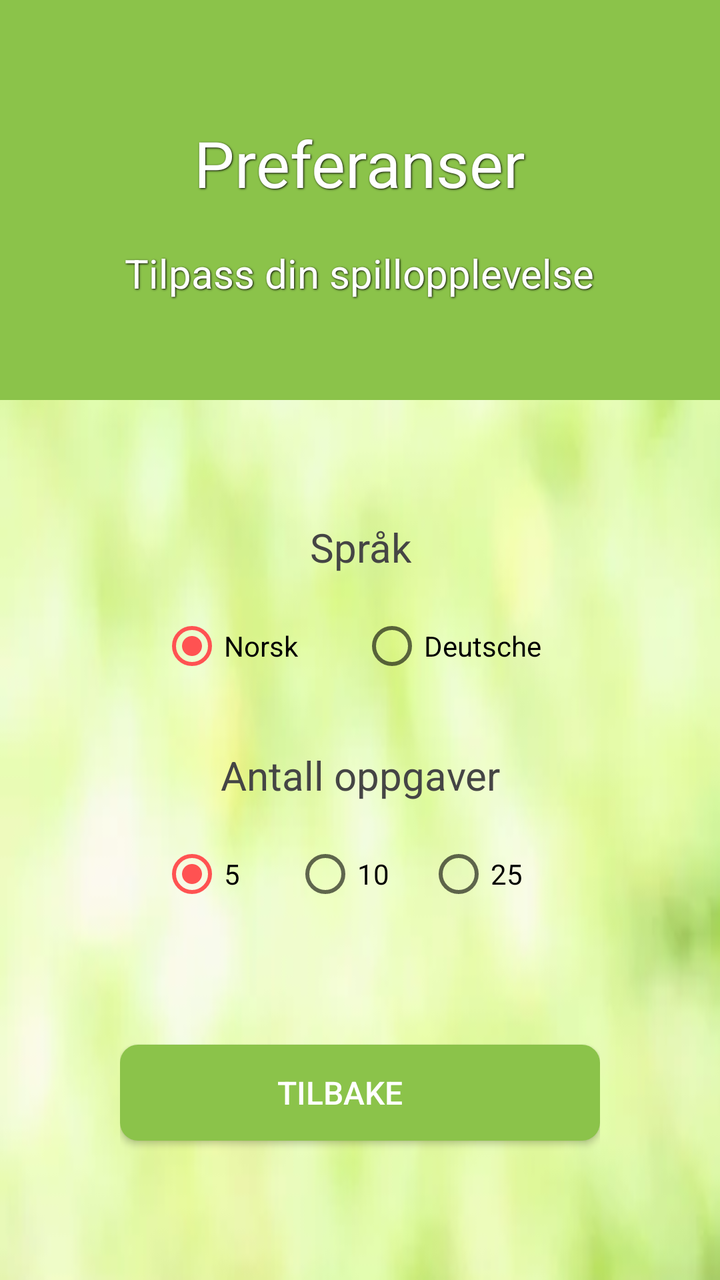
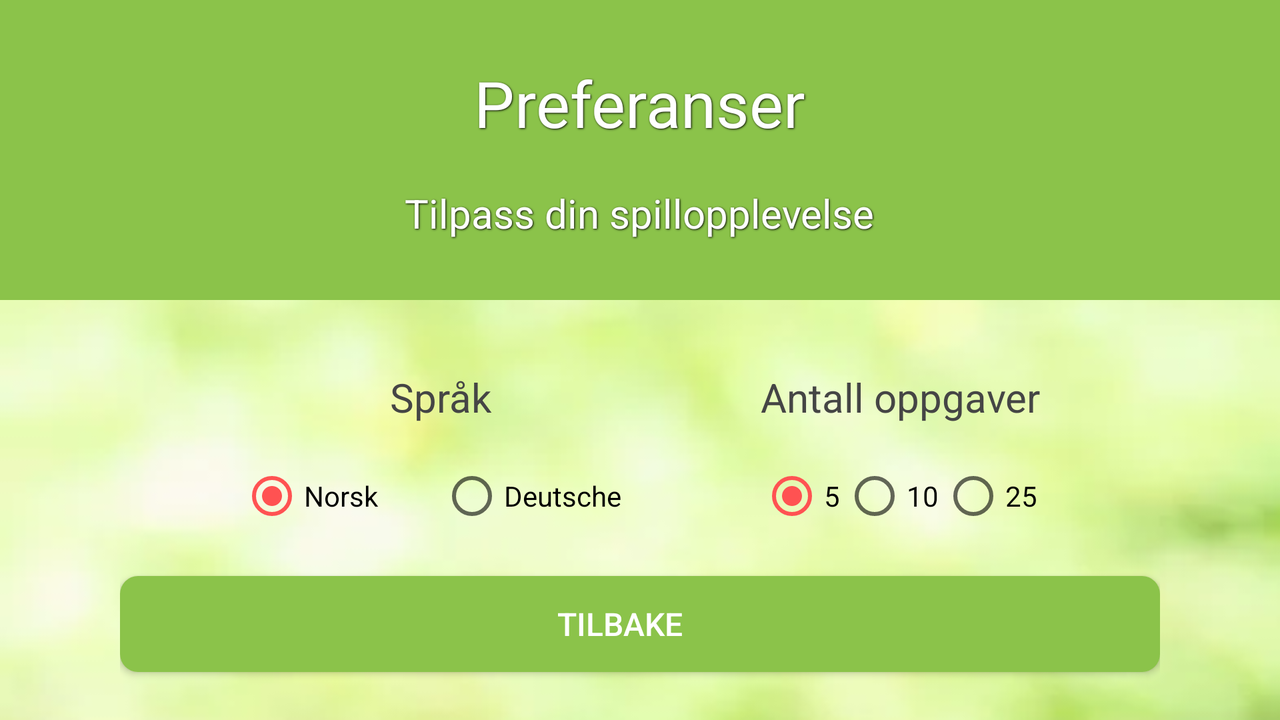

Two renders of one Android screen. The first uses the default layout on a phone; the second uses the alternative layout the repository ships for a different screen configuration, on a matching device. The two XML files are below.
<!-- AndroidManifest.xml: activity theme AppTheme.NoActionBar -->
<!-- res/layout/activity_preferanser.xml -->
<?xml version="1.0" encoding="utf-8"?>
<TableLayout
    xmlns:android="http://schemas.android.com/apk/res/android"
    xmlns:tools="http://schemas.android.com/tools"
    android:layout_width="match_parent"
    android:layout_height="match_parent"
    android:gravity="center_horizontal"
    android:background="@drawable/light_green_bg">

    <FrameLayout
        android:layout_width="match_parent"
        android:layout_height="200dp">


        <ImageView
            android:layout_width="match_parent"
            android:layout_height="match_parent"
            android:scaleType="centerCrop"
            android:background="@color/primary"/>

        <TableLayout
            android:layout_width="match_parent"
            android:layout_height="match_parent">

            <TableRow
                android:layout_width="match_parent"
                android:layout_height="match_parent"
                android:paddingTop="60dp"
                android:gravity="center_horizontal">

                <TextView
                    android:layout_width="wrap_content"
                    android:layout_height="wrap_content"
                    android:text="@string/preferanser_title"
                    android:textAlignment="center"
                    android:textSize="@dimen/text_title_size"
                    android:textColor="@color/icons"
                    android:shadowColor="#000"
                    android:shadowDx="1"
                    android:shadowDy="1"
                    android:shadowRadius="2"/>
            </TableRow>            <TableRow
                android:layout_width="match_parent"
                android:layout_height="match_parent"
                android:gravity="center_horizontal"
                android:paddingTop="20dp">

                <TextView
                    android:layout_width="wrap_content"
                    android:layout_height="wrap_content"
                    android:text="@string/preferanser_subtitle"
                    android:textAlignment="center"
                    android:textColor="@color/icons"
                    android:textSize="@dimen/text_subtitle_size"
                    android:shadowColor="#000"
                    android:shadowDx="1"
                    android:shadowDy="1"
                    android:shadowRadius="2"/>

            </TableRow>

        </TableLayout>

    </FrameLayout>

    <TableRow
        android:layout_width="match_parent"
        android:layout_height="match_parent"
        android:gravity="center"
        android:paddingTop="60dp">

        <TableLayout
            android:layout_width="wrap_content"
            android:layout_height="wrap_content"
            tools:ignore="UselessParent">

            <TableRow>

                <TextView
                    android:layout_width="wrap_content"
                    android:layout_height="wrap_content"
                    android:text="@string/preferanser_sprak"
                    android:textAlignment="center"
                    android:textColor="@color/secondary_text"
                    android:textSize="@dimen/text_subtitle_size"/>
            </TableRow>

            <TableRow
                android:paddingTop="20dp">

                <RadioGroup
                    android:layout_width="match_parent"
                    android:layout_height="wrap_content"
                    android:orientation="horizontal"
                    android:minWidth="200dp">

                    <RadioButton
                        android:id="@+id/radio_norsk"
                        android:layout_width="0dp"
                        android:layout_height="wrap_content"
                        android:layout_weight="1"
                        android:checked="true"
                        android:onClick="updateLanguage"
                        android:text="@string/preferanser_language_norsk" />

                    <RadioButton
                        android:id="@+id/radio_tysk"
                        android:layout_width="0dp"
                        android:layout_height="wrap_content"
                        android:layout_weight="1"
                        android:onClick="updateLanguage"
                        android:text="@string/preferanser_language_tysk" />
                </RadioGroup>

            </TableRow>

            <TableRow android:paddingTop="35dp">

                <TextView
                    android:layout_width="wrap_content"
                    android:layout_height="wrap_content"
                    android:text="@string/preferanser_antall_oppgaver"
                    android:textAlignment="center"
                    android:textColor="@color/secondary_text"
                    android:textSize="@dimen/text_subtitle_size"/>
            </TableRow>

            <TableRow
                android:paddingTop="20dp">

                <RadioGroup
                    android:layout_width="match_parent"
                    android:layout_height="wrap_content"
                    android:orientation="horizontal">

                    <RadioButton
                        android:id="@+id/radio_num_tasks_1"
                        android:layout_width="0dp"
                        android:layout_height="wrap_content"
                       android:layout_weight="1"
                        android:checked="true"
                        android:onClick="updateNumTasks"
                        android:text="@integer/preference_number_of_tasks_1" />

                    <RadioButton
                        android:id="@+id/radio_num_tasks_2"
                        android:layout_width="0dp"
                        android:layout_height="wrap_content"
                        android:layout_weight="1"
                        android:onClick="updateNumTasks"
                        android:text="@integer/preference_number_of_tasks_2" />

                    <RadioButton
                        android:id="@+id/radio_num_tasks_3"
                        android:layout_width="0dp"
                        android:layout_height="wrap_content"
                        android:layout_weight="1"
                        android:onClick="updateNumTasks"
                        android:text="@integer/preference_number_of_tasks_3" />
                </RadioGroup>

            </TableRow>

        </TableLayout>

    </TableRow>

    <LinearLayout
        android:layout_width="match_parent"
        android:layout_height="match_parent"
        android:gravity="center"
        android:orientation="vertical"
        android:paddingRight="60dp"
        android:paddingLeft="60dp">

        <Button
            android:layout_width="match_parent"
            android:layout_height="wrap_content"
            android:background="@drawable/buttons"
            android:drawableStart="@drawable/inline_ic_arrow_back_white"
            android:drawablePadding="10dp"
            android:onClick="showMainMenu"
            android:paddingStart="@dimen/button_padding_left"
            android:paddingEnd="@dimen/button_padding_right"
            android:text="@string/preferanser_button_back"
            android:textColor="@color/icons"
            android:textSize="@dimen/text_button_size"
            tools:ignore="RtlSymmetry" />

    </LinearLayout>

</TableLayout>
<!-- resources referenced by this layout -->
<resources>
  <color name="icons">#FFFFFF</color>
  <color name="primary">#8BC34A</color>
  <color name="secondary_text">#454545</color>
  <dimen name="button_padding_left">20dp</dimen>
  <dimen name="button_padding_right">40dp</dimen>
  <dimen name="text_button_size">16sp</dimen>
  <dimen name="text_subtitle_size">20sp</dimen>
  <dimen name="text_title_size">32sp</dimen>
  <!-- drawable buttons (drawable) -->
  <?xml version="1.0" encoding="utf-8"?>
  <selector xmlns:android="http://schemas.android.com/apk/res/android" >
      <item android:state_pressed="true" >
          <shape android:shape="rectangle"  >
              <corners android:radius="9dip" />
              <solid android:color="@color/primary_dark"/>
          </shape>
      </item>
      <item android:state_focused="true">
          <shape android:shape="rectangle" >
              <corners android:radius="9dip"/>
              <solid android:color="@color/primary_light"/>
          </shape>
      </item>
      <item >
          <shape android:shape="rectangle">
              <corners android:radius="9dip"/>
              <solid android:color="@color/primary"/>
          </shape>
      </item>
  </selector>
  <!-- drawable inline_ic_arrow_back_white (drawable) -->
  <?xml version="1.0" encoding="utf-8"?>
  <layer-list xmlns:android="http://schemas.android.com/apk/res/android" >
  
      <item
          android:drawable="@drawable/ic_arrow_back_white_48dp"
          android:width="35dp"
          android:height="35dp"/>
  
  </layer-list>
  <!-- drawable light_green_bg: png bitmap (drawable, 73339 bytes) -->
  <integer name="preference_number_of_tasks_1">5</integer>
  <integer name="preference_number_of_tasks_2">10</integer>
  <integer name="preference_number_of_tasks_3">25</integer>
  <string name="preferanser_antall_oppgaver">Antall oppgaver</string>
  <string name="preferanser_button_back">Tilbake</string>
  <string name="preferanser_language_norsk" translatable="false">Norsk</string>
  <string name="preferanser_language_tysk" translatable="false">Deutsche</string>
  <string name="preferanser_sprak">Språk</string>
  <string name="preferanser_subtitle">Tilpass din spillopplevelse</string>
  <string name="preferanser_title">Preferanser</string>
  <style name="AppTheme.NoActionBar">
          <item name="windowActionBar">false</item>
          <item name="windowNoTitle">true</item>
      </style>
  <color name="primary_dark">#689F38</color>
  <color name="primary_light">#DCEDC8</color>
</resources>
<!-- res/layout-land/activity_preferanser.xml (the repository's variant of the layout above) -->
<!-- drawn on the phone turned sideways -->
<?xml version="1.0" encoding="utf-8"?>
<TableLayout
    xmlns:android="http://schemas.android.com/apk/res/android"
    xmlns:tools="http://schemas.android.com/tools"
    android:layout_width="match_parent"
    android:layout_height="match_parent"
    android:gravity="center_horizontal"
    android:background="@drawable/light_green_bg">

    <FrameLayout
        android:layout_width="match_parent"
        android:layout_height="150dp">


        <ImageView
            android:layout_width="match_parent"
            android:layout_height="match_parent"
            android:scaleType="centerCrop"
            android:background="@color/primary"/>

        <TableLayout
            android:layout_width="match_parent"
            android:layout_height="match_parent">

            <TableRow
                android:layout_width="match_parent"
                android:layout_height="match_parent"
                android:paddingTop="30dp"
                android:gravity="center_horizontal">

                <TextView
                    android:layout_width="wrap_content"
                    android:layout_height="wrap_content"
                    android:text="@string/preferanser_title"
                    android:textAlignment="center"
                    android:textSize="@dimen/text_title_size"
                    android:textColor="@color/icons"
                    android:shadowColor="#000"
                    android:shadowDx="1"
                    android:shadowDy="1"
                    android:shadowRadius="2"/>
            </TableRow>

            <TableRow
                android:layout_width="match_parent"
                android:layout_height="match_parent"
                android:gravity="center_horizontal"
                android:paddingTop="20dp">

                <TextView
                    android:layout_width="wrap_content"
                    android:layout_height="wrap_content"
                    android:text="@string/preferanser_subtitle"
                    android:textAlignment="center"
                    android:textColor="@color/icons"
                    android:textSize="@dimen/text_subtitle_size"
                    android:shadowColor="#000"
                    android:shadowDx="1"
                    android:shadowDy="1"
                    android:shadowRadius="2"/>

            </TableRow>

        </TableLayout>

    </FrameLayout>

    <LinearLayout
        android:layout_width="match_parent"
        android:layout_height="wrap_content"
        android:gravity="center"
        android:layout_gravity="center"
        android:paddingTop="35dp">

        <TableLayout
            android:layout_width="wrap_content"
            android:layout_height="wrap_content"
            tools:ignore="RtlSymmetry,UselessParent"
            android:paddingEnd="30dp">

            <TableRow>

                <TextView
                    android:layout_width="wrap_content"
                    android:layout_height="wrap_content"
                    android:text="@string/preferanser_sprak"
                    android:textAlignment="center"
                    android:textColor="@color/secondary_text"
                    android:textSize="@dimen/text_subtitle_size"/>
            </TableRow>

            <TableRow
                android:paddingTop="20dp">

                <RadioGroup
                    android:layout_width="match_parent"
                    android:layout_height="wrap_content"
                    android:orientation="horizontal"
                    android:minWidth="200dp">

                    <RadioButton
                        android:id="@+id/radio_norsk"
                        android:layout_width="0dp"
                        android:layout_height="wrap_content"
                        android:layout_weight="1"
                        android:checked="true"
                        android:onClick="updateLanguage"
                        android:text="@string/preferanser_language_norsk" />

                    <RadioButton
                        android:id="@+id/radio_tysk"
                        android:layout_width="0dp"
                        android:layout_height="wrap_content"
                        android:layout_weight="1"
                        android:onClick="updateLanguage"
                        android:text="@string/preferanser_language_tysk" />
                </RadioGroup>

            </TableRow>

        </TableLayout>

        <TableLayout
            android:layout_width="wrap_content"
            android:layout_height="wrap_content"
            android:paddingStart="30dp"
            tools:ignore="RtlSymmetry">

            <TableRow>

                <TextView
                    android:layout_width="wrap_content"
                    android:layout_height="wrap_content"
                    android:text="@string/preferanser_antall_oppgaver"
                    android:textAlignment="center"
                    android:textColor="@color/secondary_text"
                    android:textSize="@dimen/text_subtitle_size"/>
            </TableRow>

            <TableRow
                android:paddingTop="20dp">

                <RadioGroup
                    android:layout_width="match_parent"
                    android:layout_height="wrap_content"
                    android:orientation="horizontal">

                    <RadioButton
                        android:id="@+id/radio_num_tasks_1"
                        android:layout_width="wrap_content"
                        android:layout_height="wrap_content"
                       android:layout_weight="1"
                        android:checked="true"
                        android:onClick="updateNumTasks"
                        android:text="@integer/preference_number_of_tasks_1" />

                    <RadioButton
                        android:id="@+id/radio_num_tasks_2"
                        android:layout_width="wrap_content"
                        android:layout_height="wrap_content"
                        android:layout_weight="1"
                        android:onClick="updateNumTasks"
                        android:text="@integer/preference_number_of_tasks_2" />

                    <RadioButton
                        android:id="@+id/radio_num_tasks_3"
                        android:layout_width="wrap_content"
                        android:layout_height="wrap_content"
                        android:layout_weight="1"
                        android:onClick="updateNumTasks"
                        android:text="@integer/preference_number_of_tasks_3" />
                </RadioGroup>

            </TableRow>

        </TableLayout>

    </LinearLayout>

    <LinearLayout
        android:layout_width="match_parent"
        android:layout_height="match_parent"
        android:gravity="center"
        android:orientation="vertical"
        android:paddingRight="60dp"
        android:paddingLeft="60dp">

        <Button
            android:layout_width="match_parent"
            android:layout_height="wrap_content"
            android:background="@drawable/buttons"
            android:drawableStart="@drawable/inline_ic_arrow_back_white"
            android:drawablePadding="10dp"
            android:onClick="showMainMenu"
            android:paddingStart="@dimen/button_padding_left"
            android:paddingEnd="@dimen/button_padding_right"
            android:text="@string/preferanser_button_back"
            android:textColor="@color/icons"
            android:textSize="@dimen/text_button_size"
            tools:ignore="RtlSymmetry" />

    </LinearLayout>

</TableLayout>
